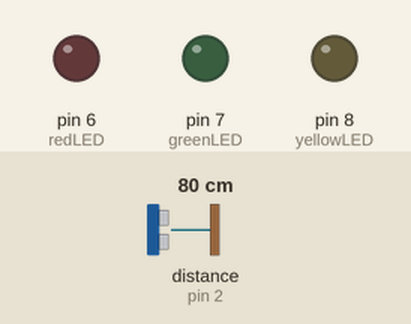
Recording of a sketch running on a simulated Arduino Uno, built with avr-gcc and run on an emulated ATmega328P. Shown: output pins drawn as LEDs (lit = HIGH). Wiring (inferred from the names in the program): ultrasonic range finder: trigger pin 3; echo pin 2. The inputs (shaded band) are chosen by the test bench; at power-on: distance to the obstacle (sensor on pin 2) 80 cm. The echo pulse lasts 58.3 µs per cm; pins used as bus, display or sensor lines are not drawn.

Above: at 1.2 s.
1.3 s: distance to the obstacle (sensor on pin 2) set to 27 cm
2.8 s: distance to the obstacle (sensor on pin 2) set to 23 cm
At 3.5 s:
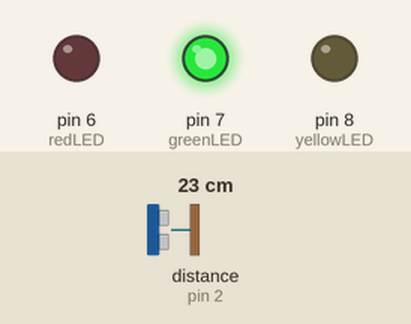
4.3 s: distance to the obstacle (sensor on pin 2) set to 19 cm
5.8 s: distance to the obstacle (sensor on pin 2) set to 15 cm
At 7.0 s:
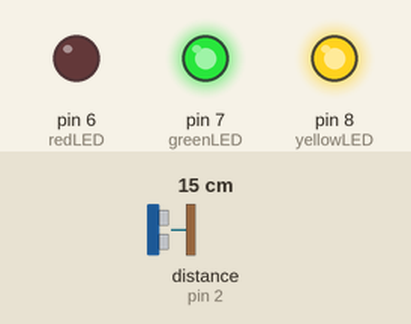
7.3 s: distance to the obstacle (sensor on pin 2) set to 10 cm
8.8 s: distance to the obstacle (sensor on pin 2) set to 7 cm
At 9.2 s:
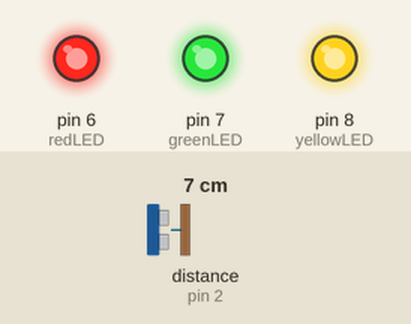
Timing chart, 0 to 11.3 s (numbered marks = the images above; inputs shaded):
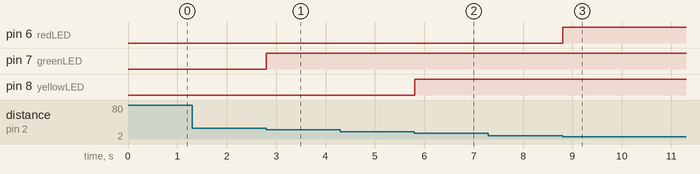

The sketch:

Code.ino
```cpp
//Make sure you install SevenSeg.h package before running the code
#include "SevenSeg.h"

//defining the pin locations and fucntions
const int trigPin = 3;
const int echoPin = 2;

const int greenLED = 7;
const int yellowLED  = 8;
const int redLED = 6;

// Define segments A-G (A, B, C, D, E, F, G)
SevenSeg disp (4, 5, 10, 11, 12, 13, 9);
const int numOfDigits =1;
int digitPins [numOfDigits]={4};

long duration;
double distance;

double maxDistanceInches = 10; // this is how far we want our sensor to read, ignore everything farther than 12 inches.

void setup() {
  pinMode(trigPin, OUTPUT); // Sets the trigPin as an Output
  pinMode(echoPin, INPUT); // Sets the echoPin as an Input

  pinMode(greenLED, OUTPUT);
  pinMode(yellowLED, OUTPUT);
  pinMode(redLED, OUTPUT);

  //Defines the number of digits to be "numOfDigits" and the digit pins to be the elements of the array "digitPins"
  disp.setDigitPins ( numOfDigits , digitPins );
  //Only for common cathode 7segments
  disp.setCommonCathode();
  //Control brightness (values 0-100);
  disp.setDutyCycle(50);

  //sets the LEDs into LOW which is equalto 0
  digitalWrite(greenLED, LOW);
  digitalWrite(yellowLED, LOW);
  digitalWrite(redLED, LOW);

  Serial.begin(9600); // Starts the serial communication
}
void loop() {
  // Clears the trigPin
  digitalWrite(trigPin, LOW);
  delayMicroseconds(2);

  // Sets the trigPin on HIGH state for 10 micro seconds
  digitalWrite(trigPin, HIGH);
  delayMicroseconds(10);
  digitalWrite(trigPin, LOW);

  // Reads the echoPin, returns the sound wave travel time in microseconds
  duration = pulseIn(echoPin, HIGH);

  // Calculating the distance in cm
  distance = duration * 0.034 / 2;
  distance = distance / 2.54;

  //writes the distance into the display
  if(distance < maxDistanceInches)
    disp.writeDigit(int(distance));

  else
    disp.writeDigit(0);

  //Light up light depending on distance!
  if(distance < maxDistanceInches)
     digitalWrite(greenLED, HIGH);

  else
     digitalWrite(greenLED, LOW);

  if(distance < (maxDistanceInches* 0.66))
    digitalWrite(yellowLED, HIGH);
  else
    digitalWrite(yellowLED, LOW);

   if(distance < (maxDistanceInches * 0.33)){
    digitalWrite(redLED, HIGH);
   }
   else{
   digitalWrite(redLED, LOW);
   }


}
```

Measured:
- the behaviour switches between 26 and 25 cm on distance to the obstacle (sensor on pin 2) (found by bisection; images 0 and 1)
- the behaviour switches between 18 and 17 cm on distance to the obstacle (sensor on pin 2) (found by bisection; images 1 and 2)
- the behaviour switches between 9 and 8 cm on distance to the obstacle (sensor on pin 2) (found by bisection; images 2 and 3)
- after the input at 1.3 s, every drawn part: stays the same
- after the input at 2.8 s, pin 7 (greenLED): LOW → HIGH at once
- after the input at 4.3 s, every drawn part: stays the same
- after the input at 5.8 s, pin 8 (yellowLED): LOW → HIGH at once
- after the input at 7.3 s, every drawn part: stays the same
- after the input at 8.8 s, pin 6 (redLED): LOW → HIGH at once
